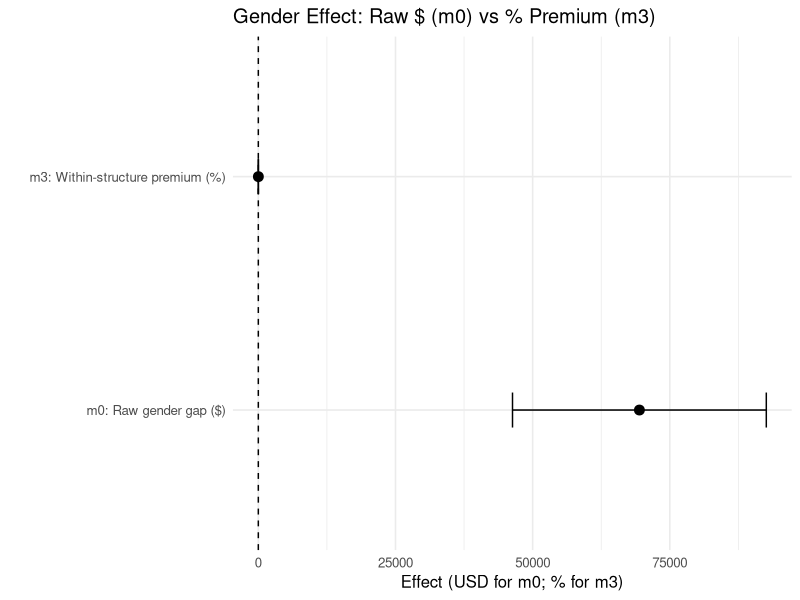
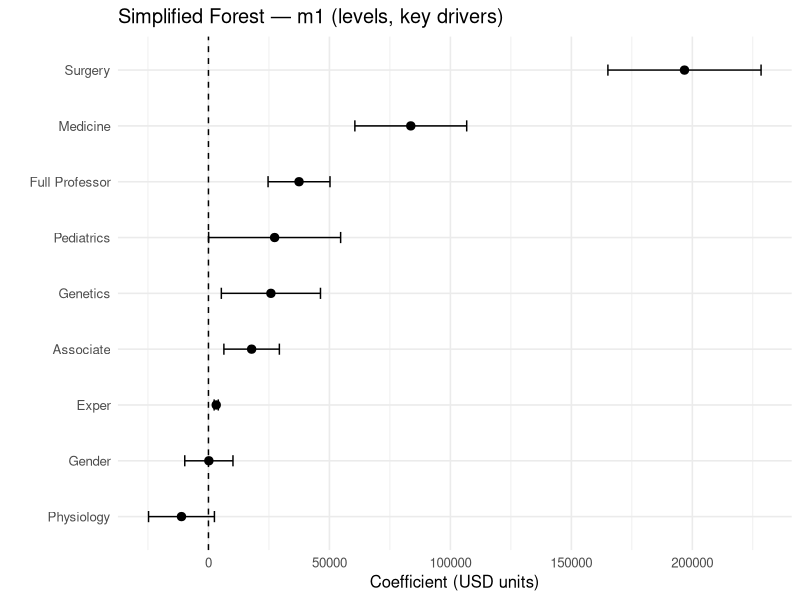
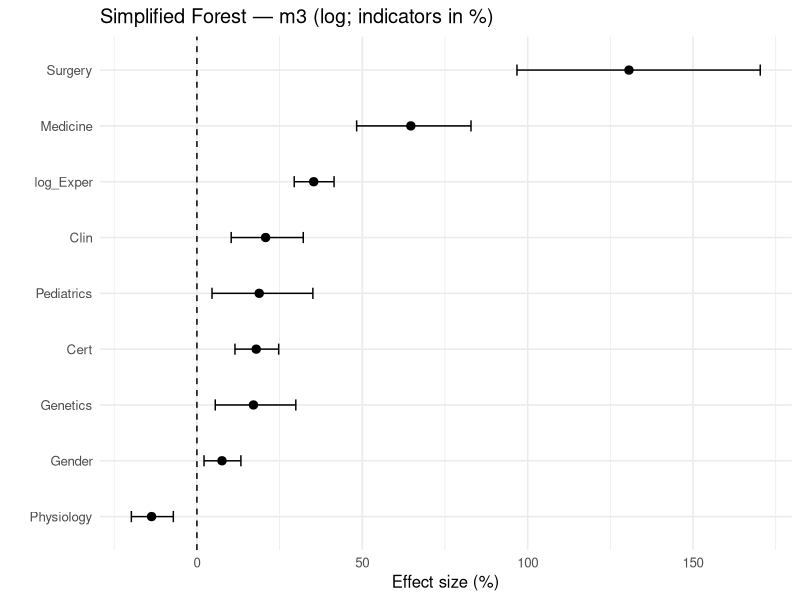
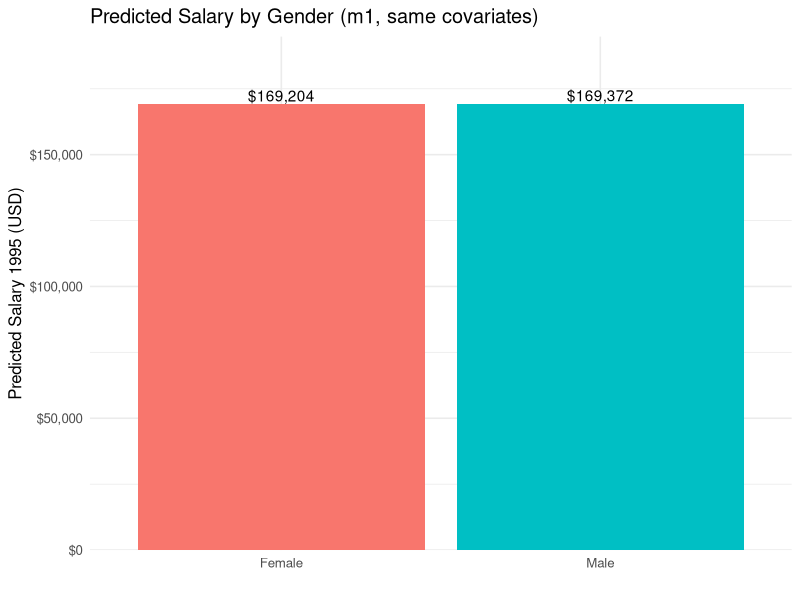
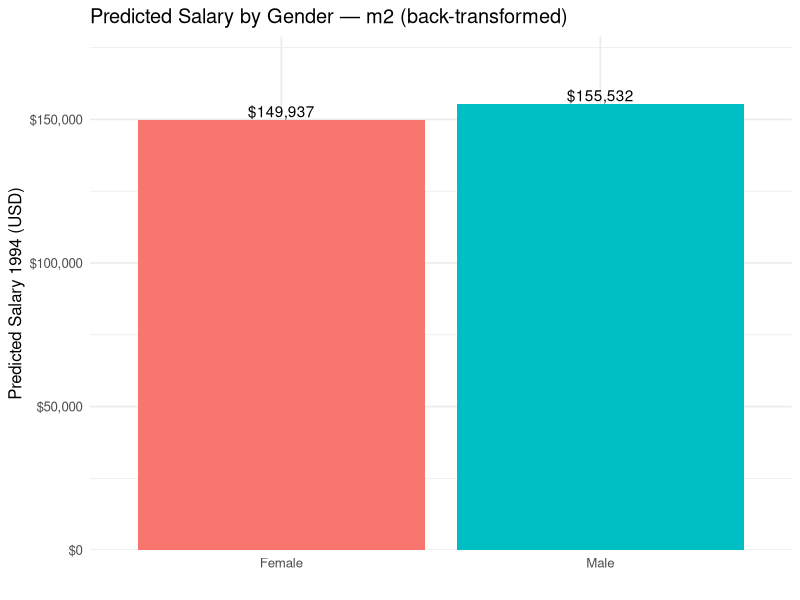
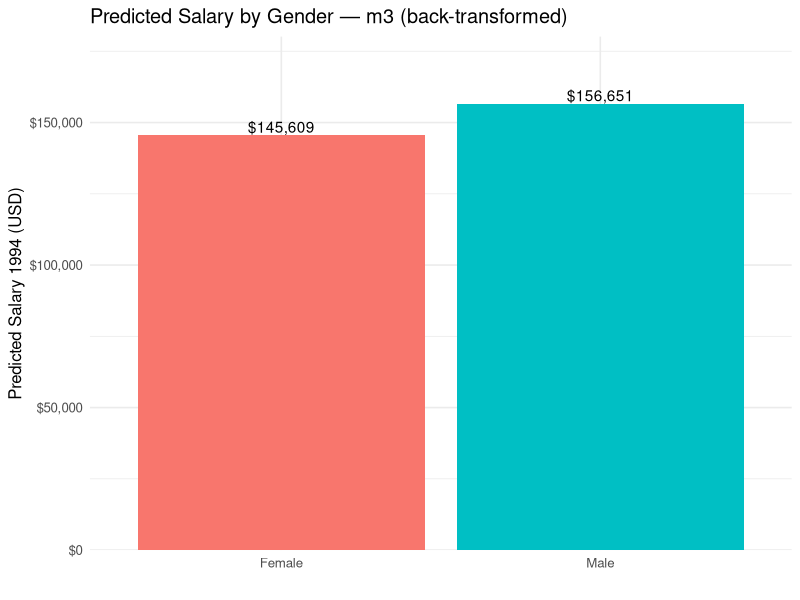
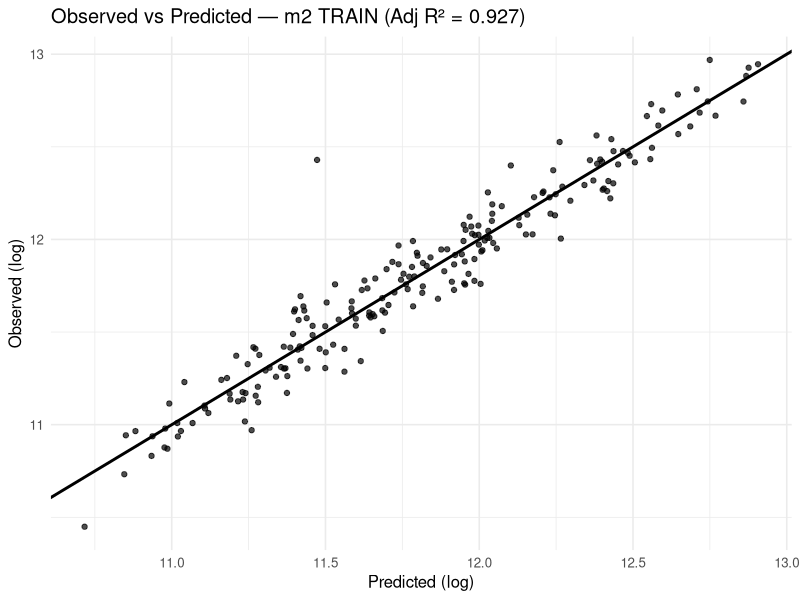
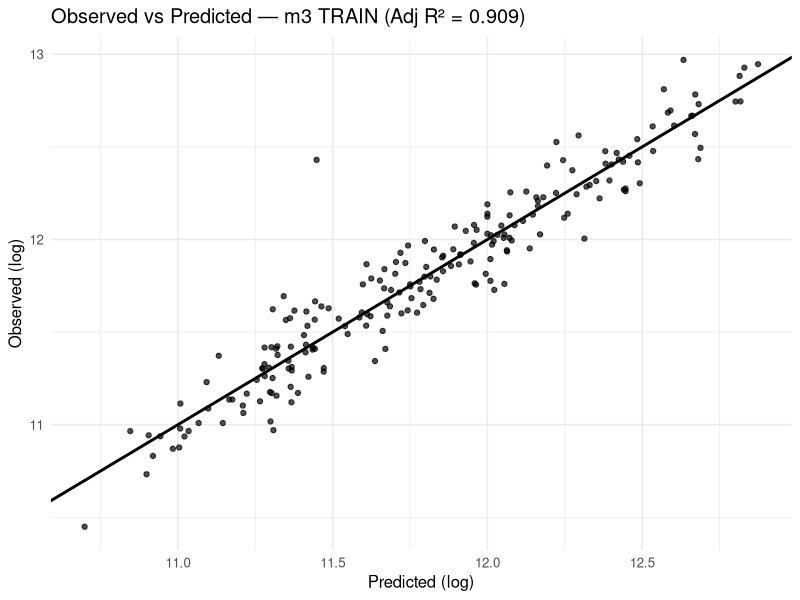

Write R code to recreate these figures, in order.
# lawsuit_pipeline_merged.R
# Clean, single-file pipeline for the AN6003 Lawsuit analysis
# - English comments, minimal dependencies
# - Consistent train/test, models, CSV exports, and ggplot visuals
# - Safe logs (log1p where needed) and Duan smearing for back-transform
# - Outputs saved into ./outputs

# ========== 0) Libraries ==========
suppressPackageStartupMessages({
  library(dplyr)
  library(ggplot2)
  library(scales)
})

# ========== 1) Working directory & I/O ==========
# Edit ONE of the paths below if needed; we auto-pick the first that exists.
candidate_dirs <- c(
  "/Users/zhangjianyu/Desktop/学习课件/NTU/AN6003 Analytics Strategy/AN6003 Course Materials/AN6003_GradedTeamAssignment",
  "C:/Users/Zhang/OneDrive - Nanyang Technological University/桌面/NTU学习/AN6003 Course Materials/AN6003 Course Materials/Graded Team Assignment - Gender Discrimination Lawsuit/AN6003_GradedTeamAssignment",
  getwd()
)
setwd(candidate_dirs[dir.exists(candidate_dirs)][1])
if (!dir.exists("outputs")) dir.create("outputs")

stop_if_missing <- function(path) {
  if (!file.exists(path)) stop(sprintf("File not found: %s (edit path in the script).", path), call. = FALSE)
}
stop_if_missing("Lawsuit.csv")

# ========== 2) Load & Clean Data ==========
df <- read.csv("Lawsuit.csv", stringsAsFactors = FALSE)

# Factors
df$Dept <- factor(df$Dept,
                  levels = 1:6,
                  labels = c("Biochem/MolBio", "Physiology", "Genetics",
                             "Pediatrics", "Medicine", "Surgery"))
df$Gender <- factor(df$Gender, levels = c(0, 1), labels = c("Female", "Male"))
df$Clin   <- factor(df$Clin,   levels = c(0, 1), labels = c("Research", "Clinical"))
df$Cert   <- factor(df$Cert,   levels = c(0, 1), labels = c("NotCert", "Cert"))
df$Rank   <- factor(df$Rank,   levels = c(1, 2, 3), labels = c("Assistant", "Associate", "Full"))

# Numerics
num_cols <- c("Sal94","Sal95","Prate","Exper")
df[num_cols] <- lapply(df[num_cols], function(x) as.numeric(x))

# Logs (use log1p where zero possible)
df <- df %>% mutate(
  Log_Sal94 = log(Sal94),      # 1994 salaries should be > 0
  Log_Sal95 = log(Sal95),      # 1995 salaries should be > 0
  Log_Exper = log1p(Exper),
  Log_Prate = log1p(Prate)
)

# ========== 3) Train/Test Split (80/20) ==========
set.seed(42)
n <- nrow(df)
test_idx <- sample.int(n, size = ceiling(0.2 * n))
train <- df[-test_idx, ]
test  <- df[test_idx, ]

# ========== 4) Models (train on 80%) ==========
m0_tr <- lm(Sal95 ~ Gender, data = train)
m1_tr <- lm(Sal95 ~ Gender + Dept + Rank + Exper + Prate + Cert + Clin, data = train)
m2_tr <- lm(Log_Sal94 ~ Gender + Clin + Cert + Log_Prate + Log_Exper + Dept + Rank, data = train)
m3_tr <- lm(Log_Sal94 ~ Gender + Clin + Cert + Log_Prate + Log_Exper + Dept, data = train)

# Print summaries to console
cat("\n=== TRAIN (80%) summaries ===\n")
for (mm in list(m0_tr=m0_tr, m1_tr=m1_tr, m2_tr=m2_tr, m3_tr=m3_tr)) {
  cat("\n---", names(mm), "---\n"); print(summary(mm[[1]]))
}

# ========== 5) Out-of-sample metrics (on 20% test) ==========
rmse_vec <- function(actual, pred) sqrt(mean((actual - pred)^2, na.rm = TRUE))
r2_vec   <- function(actual, pred) {
  sse <- sum((actual - pred)^2, na.rm = TRUE)
  sst <- sum((actual - mean(actual, na.rm = TRUE))^2, na.rm = TRUE)
  1 - sse/sst
}

# m1 level model => predict Sal95
yhat_m1 <- predict(m1_tr, newdata=test)
met_m1  <- c(RMSE = rmse_vec(test$Sal95, yhat_m1), R2 = r2_vec(test$Sal95, yhat_m1))

# m2, m3 log models => evaluate both in log and back-transformed $
yhat_m2_log <- predict(m2_tr, newdata=test)
yhat_m3_log <- predict(m3_tr, newdata=test)

smear2 <- mean(exp(residuals(m2_tr)), na.rm = TRUE)
smear3 <- mean(exp(residuals(m3_tr)), na.rm = TRUE)

yhat_m2_lvl <- smear2 * exp(yhat_m2_log)
yhat_m3_lvl <- smear3 * exp(yhat_m3_log)

met_m2_log <- c(RMSE = rmse_vec(test$Log_Sal94, yhat_m2_log), R2 = r2_vec(test$Log_Sal94, yhat_m2_log))
met_m3_log <- c(RMSE = rmse_vec(test$Log_Sal94, yhat_m3_log), R2 = r2_vec(test$Log_Sal94, yhat_m3_log))
met_m2_lvl <- c(RMSE = rmse_vec(test$Sal94,    yhat_m2_lvl), R2 = r2_vec(test$Sal94,    yhat_m2_lvl))
met_m3_lvl <- c(RMSE = rmse_vec(test$Sal94,    yhat_m3_lvl), R2 = r2_vec(test$Sal94,    yhat_m3_lvl))

test_metrics <- data.frame(
  model = c("m1 (level) - $", "m2 (log) - log", "m2 (log) - $", "m3 (log) - log", "m3 (log) - $"),
  RMSE  = c(met_m1["RMSE"], met_m2_log["RMSE"], met_m2_lvl["RMSE"], met_m3_log["RMSE"], met_m3_lvl["RMSE"]),
  R2    = c(met_m1["R2"],   met_m2_log["R2"],   met_m2_lvl["R2"],   met_m3_log["R2"],   met_m3_lvl["R2"])
)
write.csv(test_metrics, "outputs/test_metrics_oos.csv", row.names = FALSE)
print(test_metrics)

# ========== 6) Helper: tidy coefs with stars & pretty term labels ==========
pstars <- function(p) ifelse(p < .001, "***", ifelse(p < .01, "**", ifelse(p < .05, "*", "")))

tidy_from_lm <- function(model) {
  sm <- summary(model)$coefficients
  dfc <- data.frame(
    term = rownames(sm),
    est  = sm[, 1],
    se   = sm[, 2],
    t    = sm[, 3],
    p    = sm[, 4],
    row.names = NULL,
    check.names = FALSE
  )
  dfc$star <- pstars(dfc$p)
  dfc$cell <- sprintf("%.2f%s", dfc$est, dfc$star)  # e.g., 0.18***
  dfc
}

pretty_term <- function(x) {
  x <- sub("^\\(Intercept\\)$",   "Constant",          x)
  x <- sub("^GenderMale$",        "Gender",            x)
  x <- sub("^ClinClinical$",      "Clin",              x)
  x <- sub("^CertCert$",          "Cert",              x)
  x <- sub("^Log_Prate$",         "log_Prate",         x)
  x <- sub("^Log_Exper$",         "log_Exper",         x)
  x <- sub("^DeptPhysiology$",    "Physiology",        x)
  x <- sub("^DeptGenetics$",      "Genetics",          x)
  x <- sub("^DeptPediatrics$",    "Pediatrics",        x)
  x <- sub("^DeptMedicine$",      "Medicine",          x)
  x <- sub("^DeptSurgery$",       "Surgery",           x)
  x <- sub("^RankAssociate$",     "Associate",         x)
  x <- sub("^RankFull$",          "Full Professor",    x)
  x
}

# Train-model coef tables (narrow and wide)
t0 <- transform(tidy_from_lm(m0_tr), model = "m0_tr: Sal95 ~ Gender")
t1 <- transform(tidy_from_lm(m1_tr), model = "m1_tr: Sal95 ~ Gender + Dept + Rank + Exper + Prate + Cert + Clin")
t2 <- transform(tidy_from_lm(m2_tr), model = "m2_tr: Log_Sal94 ~ Gender + Clin + Cert + log_Prate + log_Exper + Dept + Rank")
t3 <- transform(tidy_from_lm(m3_tr), model = "m3_tr: Log_Sal94 ~ Gender + Clin + Cert + log_Prate + log_Exper + Dept")

t_all <- rbind(t0, t1, t2, t3); t_all$term_pretty <- pretty_term(t_all$term)

col_order <- c("Constant","Gender","Clin","Cert","log_Prate","log_Exper",
               "Physiology","Genetics","Pediatrics","Medicine","Surgery","Associate","Full Professor")

models_vec <- unique(t_all$model)
wide <- data.frame(Model = models_vec, check.names = FALSE)
for (cn in col_order) wide[[cn]] <- ""

fill_one <- function(df_model, target_row) {
  for (i in seq_len(nrow(df_model))) {
    nm  <- df_model$term_pretty[i]
    val <- df_model$cell[i]
    if (nm %in% col_order) wide[target_row, nm] <<- val
  }
}

for (i in seq_along(models_vec)) {
  dfm <- subset(t_all, model == models_vec[i])
  fill_one(dfm, i)
}

wide$R2     <- round(c(summary(m0_tr)$r.squared, summary(m1_tr)$r.squared,
                       summary(m2_tr)$r.squared, summary(m3_tr)$r.squared), 3)
wide$Adj_R2 <- round(c(summary(m0_tr)$adj.r.squared, summary(m1_tr)$adj.r.squared,
                       summary(m2_tr)$adj.r.squared, summary(m3_tr)$adj.r.squared), 3)

write.csv(wide, "outputs/train_models_coefficients_wide.csv", row.names = FALSE)

# Also save individual train coefs
save_model_coefs <- function(model, name) {
  sm <- summary(model)$coefficients
  out <- data.frame(term = rownames(sm),
                    est = sm[,1], se = sm[,2], t = sm[,3], p = sm[,4], row.names = NULL)
  write.csv(out, file = paste0("outputs/train_", name, "_coefficients.csv"), row.names = FALSE)
}
save_model_coefs(m0_tr, "m0")
save_model_coefs(m1_tr, "m1")
save_model_coefs(m2_tr, "m2")
save_model_coefs(m3_tr, "m3")

# ========== 7) Plots (ggplot) ==========

# 7.1 Gender effect: m0 (USD diff Male-Female) and m3 (% premium)
get_ci <- function(fit) {
  sm <- summary(fit)$coefficients
  ci <- confint(fit)
  data.frame(term = rownames(sm),
             est = sm[,1],
             lo = ci[,1],
             hi = ci[,2],
             row.names = NULL, check.names = FALSE)
}

# m0 in USD
ci0 <- get_ci(m0_tr) %>% filter(term == "GenderMale") %>%
  transmute(model = "m0: Raw gender gap ($)",
            label = "Male - Female",
            est = est, lo = lo, hi = hi)

# m3 in % (semi-elasticity)
ci3 <- get_ci(m3_tr) %>% filter(term == "GenderMale") %>%
  transmute(model = "m3: Within-structure premium (%)",
            label = "Male vs Female",
            est = (exp(est)-1)*100,
            lo = (exp(lo) -1)*100,
            hi = (exp(hi) -1)*100)

gg_gender <- bind_rows(ci0, ci3)

p_gender <- ggplot(gg_gender, aes(x = model, y = est)) +
  geom_hline(yintercept = 0, linetype = "dashed") +
  geom_errorbar(aes(ymin = lo, ymax = hi), width = 0.15) +
  geom_point(size = 3) +
  coord_flip() +
  labs(title = "Gender Effect: Raw $ (m0) vs % Premium (m3)",
       x = "", y = "Effect (USD for m0; % for m3)") +
  theme_minimal(base_size = 12)
ggsave("outputs/plot_gender_effect_m0_vs_m3.png", p_gender, width = 10, height = 5, dpi = 300)

# 7.2 Simplified coefficient "forest" plots

# Helper to build a coef/CI dataframe (optionally transform to % for indicators)
coef_forest_df <- function(fit, keep_terms = NULL, to_percent = FALSE) {
  sm <- summary(fit)$coefficients
  ci <- confint(fit)
  dfc <- data.frame(term = rownames(sm),
                    est = sm[,1], lo = ci[,1], hi = ci[,2],
                    row.names = NULL, check.names = FALSE)
  if (!is.null(keep_terms)) dfc <- dfc %>% filter(term %in% keep_terms)
  dfc <- dfc %>% filter(term != "(Intercept)")
  if (to_percent) {
    dfc <- dfc %>%
      mutate(est = 100*(exp(est)-1),
             lo  = 100*(exp(lo) -1),
             hi  = 100*(exp(hi) -1))
  }
  dfc$label <- dfc$term
  # Prettify labels
  dfc$label <- gsub("^GenderMale$","Gender",dfc$label)
  dfc$label <- gsub("^ClinClinical$","Clin",dfc$label)
  dfc$label <- gsub("^CertCert$","Cert",dfc$label)
  dfc$label <- gsub("^DeptPhysiology$","Physiology",dfc$label)
  dfc$label <- gsub("^DeptGenetics$","Genetics",dfc$label)
  dfc$label <- gsub("^DeptPediatrics$","Pediatrics",dfc$label)
  dfc$label <- gsub("^DeptMedicine$","Medicine",dfc$label)
  dfc$label <- gsub("^DeptSurgery$","Surgery",dfc$label)
  dfc$label <- gsub("^RankAssociate$","Associate",dfc$label)
  dfc$label <- gsub("^RankFull$","Full Professor",dfc$label)
  dfc$label <- gsub("^Exper$","Exper",dfc$label)
  dfc$label <- gsub("^Log_Exper$","log_Exper",dfc$label)
  dfc$label <- gsub("^Log_Prate$","log_Prate",dfc$label)
  dfc
}

simple_terms_m1 <- c("GenderMale","RankAssociate","RankFull",
                     "DeptPhysiology","DeptGenetics","DeptPediatrics","DeptMedicine","DeptSurgery",
                     "Exper")

df_m1 <- coef_forest_df(m1_tr, keep_terms = simple_terms_m1, to_percent = FALSE)

p_forest_m1 <- ggplot(df_m1, aes(x = reorder(label, est), y = est)) +
  geom_hline(yintercept = 0, linetype = "dashed") +
  geom_errorbar(aes(ymin = lo, ymax = hi), width = 0.2) +
  geom_point(size = 2.5) +
  coord_flip() +
  labs(title = "Simplified Forest — m1 (levels, key drivers)",
       x = "", y = "Coefficient (USD units)") +
  theme_minimal(base_size = 12)
ggsave("outputs/plot_forest_simple_m1.png", p_forest_m1, width = 10, height = 8, dpi = 300)

simple_terms_m3 <- c("GenderMale","ClinClinical","CertCert",
                     "DeptPhysiology","DeptGenetics","DeptPediatrics","DeptMedicine","DeptSurgery",
                     "Log_Exper")

df_m3 <- coef_forest_df(m3_tr, keep_terms = simple_terms_m3, to_percent = TRUE)

p_forest_m3 <- ggplot(df_m3, aes(x = reorder(label, est), y = est)) +
  geom_hline(yintercept = 0, linetype = "dashed") +
  geom_errorbar(aes(ymin = lo, ymax = hi), width = 0.2) +
  geom_point(size = 2.5) +
  coord_flip() +
  labs(title = "Simplified Forest — m3 (log; indicators in %)",
       x = "", y = "Effect size (%)") +
  theme_minimal(base_size = 12)
ggsave("outputs/plot_forest_simple_m3.png", p_forest_m3, width = 10, height = 8, dpi = 300)

# 7.3 Predicted Salary bar chart (same covariates; flip only Gender)
pred_base <- df
new_f <- pred_base; new_f$Gender <- factor("Female", levels=levels(df$Gender))
new_m <- pred_base; new_m$Gender <- factor("Male",   levels=levels(df$Gender))

yhat_f_m1 <- mean(predict(m1_tr, newdata=new_f))
yhat_m_m1 <- mean(predict(m1_tr, newdata=new_m))

p_pred_m1 <- data.frame(Gender=c("Female","Male"),
                        Pred=c(yhat_f_m1, yhat_m_m1)) %>%
  ggplot(aes(x=Gender, y=Pred, fill=Gender)) +
  geom_col() +
  geom_text(aes(label=scales::dollar(round(Pred,0))), vjust=-0.2) +
  scale_y_continuous(labels = dollar_format(), expand = expansion(mult = c(0, .15))) +
  guides(fill="none") +
  labs(title="Predicted Salary by Gender (m1, same covariates)", y="Predicted Salary 1995 (USD)", x="") +
  theme_minimal(base_size=12)
ggsave("outputs/plot_predicted_salary_gender_m1.png", p_pred_m1, width=8, height=6, dpi=300)

# For m2 & m3 (Log_Sal94 models) — back-transformed USD with Duan smearing
pred_f2 <- mean(smear2 * exp(predict(m2_tr, newdata=new_f)))
pred_m2 <- mean(smear2 * exp(predict(m2_tr, newdata=new_m)))
pred_f3 <- mean(smear3 * exp(predict(m3_tr, newdata=new_f)))
pred_m3 <- mean(smear3 * exp(predict(m3_tr, newdata=new_m)))

p_pred_m2 <- data.frame(Gender=c("Female","Male"),
                        Pred=c(pred_f2, pred_m2)) %>%
  ggplot(aes(x=Gender, y=Pred, fill=Gender)) +
  geom_col() +
  geom_text(aes(label=scales::dollar(round(Pred,0))), vjust=-0.2) +
  scale_y_continuous(labels = dollar_format(), expand = expansion(mult = c(0, .15))) +
  guides(fill="none") +
  labs(title="Predicted Salary by Gender — m2 (back-transformed)", y="Predicted Salary 1994 (USD)", x="") +
  theme_minimal(base_size=12)
ggsave("outputs/plot_predicted_salary_gender_m2.png", p_pred_m2, width=8, height=6, dpi=300)

p_pred_m3 <- data.frame(Gender=c("Female","Male"),
                        Pred=c(pred_f3, pred_m3)) %>%
  ggplot(aes(x=Gender, y=Pred, fill=Gender)) +
  geom_col() +
  geom_text(aes(label=scales::dollar(round(Pred,0))), vjust=-0.2) +
  scale_y_continuous(labels = dollar_format(), expand = expansion(mult = c(0, .15))) +
  guides(fill="none") +
  labs(title="Predicted Salary by Gender — m3 (back-transformed)", y="Predicted Salary 1994 (USD)", x="") +
  theme_minimal(base_size=12)
ggsave("outputs/plot_predicted_salary_gender_m3.png", p_pred_m3, width=8, height=6, dpi=300)

# 7.4 Observed vs Predicted (train & test) for m2 & m3 (log-scale)
mk_obs_pred_plot <- function(fit, data_x, y_log, title, file) {
  yhat <- predict(fit, newdata = data_x)
  dfp <- data.frame(pred = yhat, obs = y_log)
  p <- ggplot(dfp, aes(x=pred, y=obs)) +
    geom_point(alpha = 0.7) +
    geom_abline(slope=1, intercept=0, linewidth=1) +
    labs(title=title, x="Predicted (log)", y="Observed (log)") +
    theme_minimal(base_size=12)
  ggsave(file, p, width=10, height=6, dpi=300)
}

mk_obs_pred_plot(m2_tr, train, train$Log_Sal94,
                 sprintf("Observed vs Predicted — m2 TRAIN (Adj R² = %.3f)", summary(m2_tr)$adj.r.squared),
                 "outputs/plot_obs_vs_pred_m2_TRAIN.png")
mk_obs_pred_plot(m3_tr, train, train$Log_Sal94,
                 sprintf("Observed vs Predicted — m3 TRAIN (Adj R² = %.3f)", summary(m3_tr)$adj.r.squared),
                 "outputs/plot_obs_vs_pred_m3_TRAIN.png")

mk_obs_pred_plot(m2_tr, test, test$Log_Sal94,
                 "Observed vs Predicted — m2 TEST", "outputs/plot_obs_vs_pred_m2_TEST.png")
mk_obs_pred_plot(m3_tr, test, test$Log_Sal94,
                 "Observed vs Predicted — m3 TEST", "outputs/plot_obs_vs_pred_m3_TEST.png")

# 7.5 USD impact bars at baseline (median Sal94) for m2 & m3
baseline <- median(train$Sal94, na.rm = TRUE)
usd_impact_df <- function(fit, baseline) {
  sm <- summary(fit)$coefficients
  pv <- sm[,4]
  dfc <- data.frame(term = rownames(sm), beta = sm[,1], p = pv,
                    row.names = NULL, check.names = FALSE)
  dfc <- dfc %>% filter(term != "(Intercept)")
  dfc <- dfc %>% mutate(usd = baseline * (exp(beta) - 1),
                        label = paste0(ifelse(usd>=0, "+$", "-$"),
                                       format(round(abs(usd),0), big.mark=","),
                                       ifelse(p<.001,"***", ifelse(p<.01,"**", ifelse(p<.05,"*","")))))
  # Pretty labels
  dfc$label_left <- dfc$term
  dfc$label_left <- gsub("^GenderMale$","Gender", dfc$label_left)
  dfc$label_left <- gsub("^ClinClinical$","Clin", dfc$label_left)
  dfc$label_left <- gsub("^CertCert$","Cert", dfc$label_left)
  dfc$label_left <- gsub("^DeptPhysiology$","Physiology", dfc$label_left)
  dfc$label_left <- gsub("^DeptGenetics$","Genetics", dfc$label_left)
  dfc$label_left <- gsub("^DeptPediatrics$","Pediatrics", dfc$label_left)
  dfc$label_left <- gsub("^DeptMedicine$","Medicine", dfc$label_left)
  dfc$label_left <- gsub("^DeptSurgery$","Surgery", dfc$label_left)
  dfc$label_left <- gsub("^RankAssociate$","Associate", dfc$label_left)
  dfc$label_left <- gsub("^RankFull$","Full Professor", dfc$label_left)
  dfc$label_left <- gsub("^Log_Exper$","log_Exper", dfc$label_left)
  dfc$label_left <- gsub("^Log_Prate$","log_Prate", dfc$label_left)
  dfc
}

plot_usd_impact <- function(fit, baseline, title, file) {
  dfu <- usd_impact_df(fit, baseline) %>% arrange(usd)
  p <- ggplot(dfu, aes(x = reorder(label_left, usd), y = usd)) +
    geom_hline(yintercept = 0, linetype = "dashed") +
    geom_col() +
    coord_flip() +
    geom_text(aes(label = label),
              hjust = ifelse(dfu$usd >= 0, -0.05, 1.05),
              size = 3.2) +
    scale_y_continuous(labels = dollar_format(),
                       expand = expansion(mult = c(0.05, 0.25))) +
    labs(title = paste0("USD Impact @ baseline ", dollar_format()(baseline), " — ", title),
         x = "", y = "Estimated $ impact") +
    theme_minimal(base_size = 12)
  ggsave(file, p, width = 10, height = 8, dpi = 300)
}

plot_usd_impact(m2_tr, baseline, "Model m2 (Log_Sal94, with Rank)",
                "outputs/m2_usd_barplot_pretty.png")
plot_usd_impact(m3_tr, baseline, "Model m3 (Log_Sal94, no Rank)",
                "outputs/m3_usd_barplot_pretty.png")

cat("\nAnalysis complete. CSVs & PNGs are in the 'outputs/' folder.\n")
